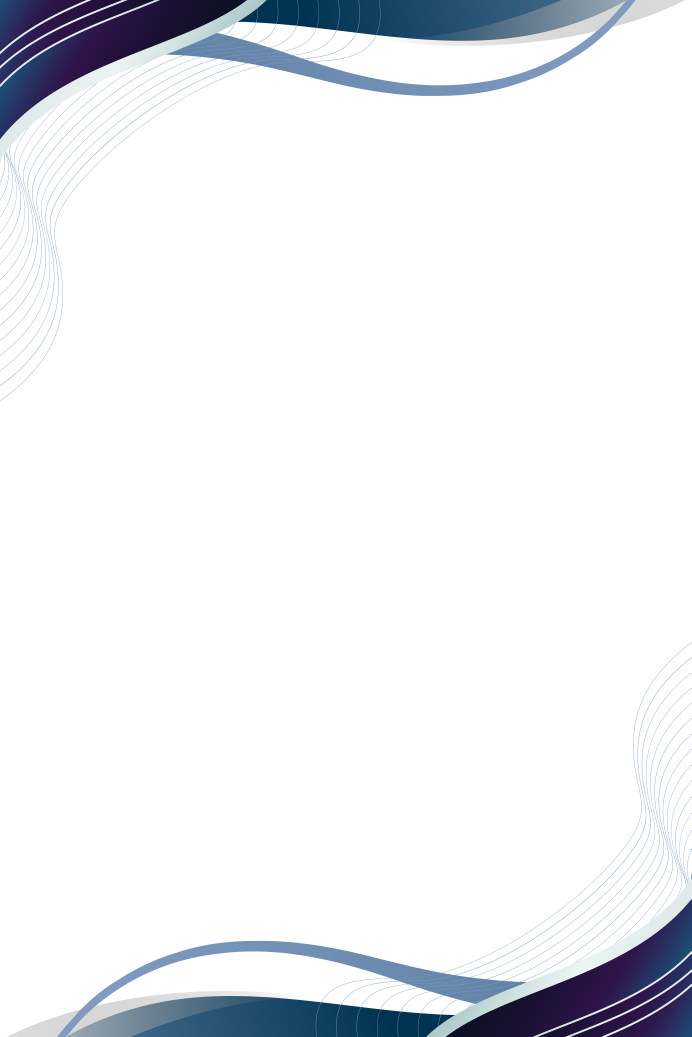
#> input picture Sample Overlays/portrait_highres.png, 3456 x 5184 px, given in place of PHI_1.JPG, which was not available (shown at 1/5 size)
$ jupyter execute frames.ipynb
#> lines starting #> are read from the running program, lines starting #| are printed output that depends on the picture; pictures that were not available may be replaced by others from this repository, and a replacement may not be noted
[cell 1]
# overlay_utils.py
from PIL import Image, ImageOps
from pillow_heif import register_heif_opener

register_heif_opener()
#> (this line was passed over: pillow_heif is not available in this run)

def apply_overlay(base_image_path: str, overlay_landscape_path: str,
                  overlay_portrait_path: str, output_path: str) -> None:
    """
    Applies the correct overlay based on the base image's orientation.

    - Landscape base (w >= h) → uses overlay_landscape_path
    - Portrait base  (h > w)  → uses overlay_portrait_path

    Rules for combining:
      - Overlay bigger than base → overlay scaled down to fit (never cropped).
      - Base bigger than overlay → base center-cropped to overlay's size.
    """
#> called with base_image_path = 'Sample Inputs/PHI/PHI_1.JPG', overlay_landscape_path = 'Sample Overlays/landscape_lowres.png', overlay_portrait_path = 'Sample Overlays/portrait_lowres.png', output_path = 'Outputs/LLO_PLO_PHI.jpg'
    base = Image.open(base_image_path).convert("RGBA")
#> base is the input picture: PIL image 3456x5184 RGBA; mean R, G, B, A 9.7, 11.6, 15.1, 27.8
    base = ImageOps.exif_transpose(base)   # respect phone rotation

    bw, bh = base.size
#> bw = 3456; bh = 5184
    overlay_path = overlay_landscape_path if bw >= bh else overlay_portrait_path
#> overlay_path = 'Sample Overlays/portrait_lowres.png'
    overlay = Image.open(overlay_path).convert("RGBA")
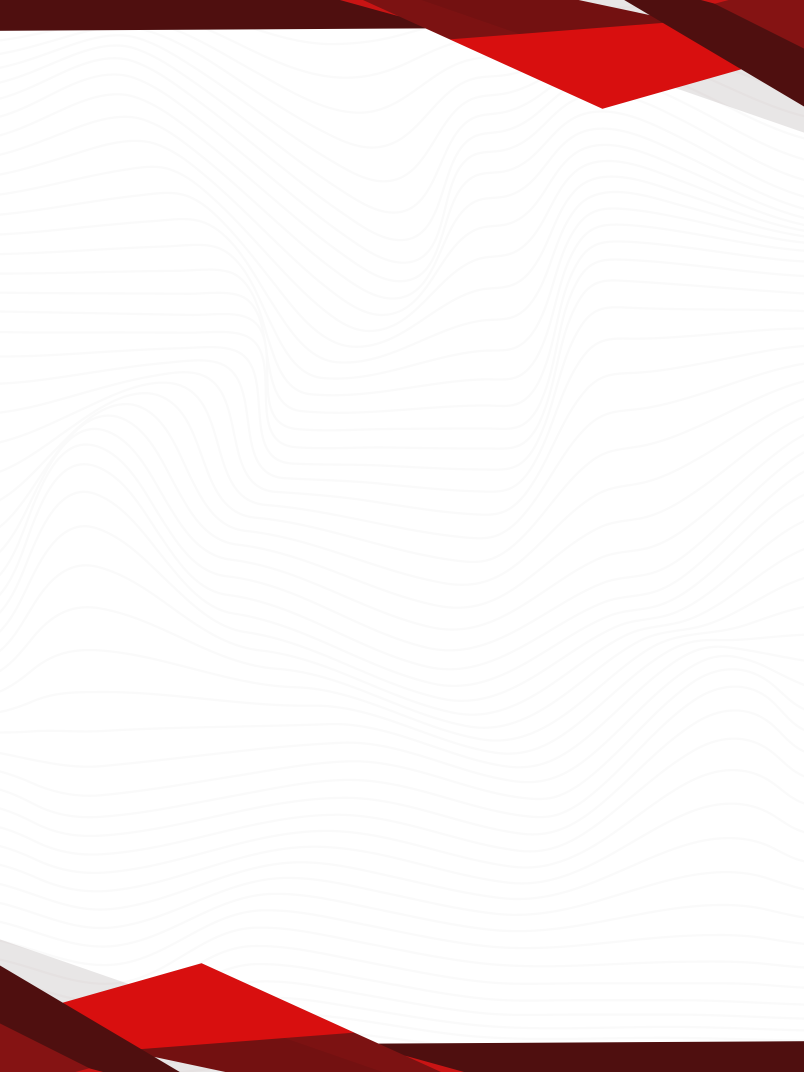
#> input picture Sample Overlays/portrait_lowres.png, 3216 x 4288 px (shown at 1/4 size)
#> overlay is the input picture: PIL image 3216x4288 RGBA; mean R, G, B, A 13.4, 1.6, 1.6, 25.8

    ow, oh = overlay.size
#> ow = 3216; oh = 4288

    if ow > bw or oh > bh:
        # Overlay bigger → scale it down to fit inside base
        overlay.thumbnail(base.size, Image.Resampling.LANCZOS)
        ow, oh = overlay.size
        base = center_crop(base, ow, oh)
    else:
        # Base bigger (or equal) → center-crop base to overlay's size
        base = center_crop(base, ow, oh)

    x = (base.width - ow) // 2
    y = (base.height - oh) // 2
    base.paste(overlay, (x, y), overlay)

    base.convert("RGB").save(output_path, quality=95)


def center_crop(img: Image.Image, target_w: int, target_h: int) -> Image.Image:
    """Center-crop an image to the target width/height."""
#> called with target_w = 3216, target_h = 4288
    w, h = img.size
#> w = 3456; h = 5184
    left = (w - target_w) // 2
#> left = 120
    top = (h - target_h) // 2
#> top = 448
    right = left + target_w
#> right = 3336
    bottom = top + target_h
#> bottom = 4736
    return img.crop((left, top, right, bottom))
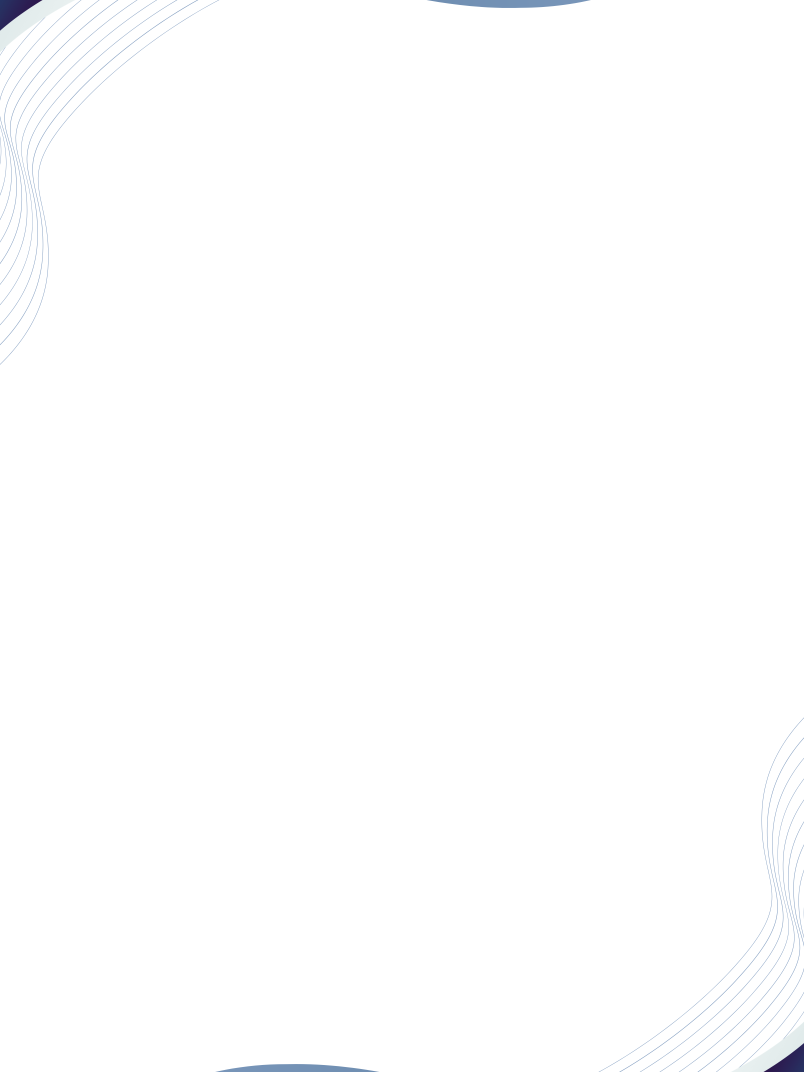
#> returned value: PIL image 3216x4288 RGBA (shown at 1/4 size); mean R, G, B, A 1.5, 1.7, 2, 2.3; transparent parts drawn white

[cell 2]
# ABC_ABC.jpg
"""
A: L for landscape, P for portrait, S for square
B: H for high resolution, L for low resolution
C: O for overlay, I for input
"""

sample_image = "Sample Inputs/PHI/PHI_1.JPG"
overlay_image_landscape = "Sample Overlays/landscape_lowres.png"
overlay_image_portrait = "Sample Overlays/portrait_lowres.png"

apply_overlay(
    base_image_path=sample_image,
    overlay_landscape_path=overlay_image_landscape,
    overlay_portrait_path=overlay_image_portrait,
    output_path="Outputs/LLO_PLO_PHI.jpg"
)
#> in apply_overlay, `base.convert("RGB").save(output_path, quality=95)`:
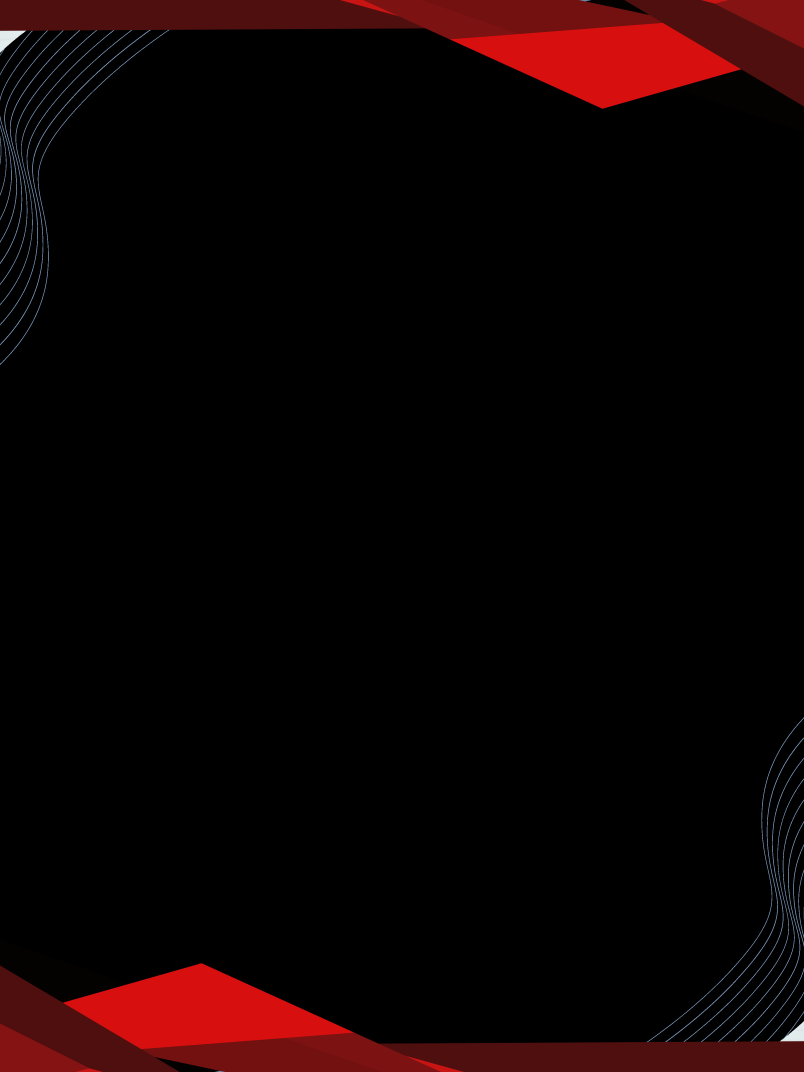
#> saved as LLO_PLO_PHI.jpg: PIL image 3216x4288 RGB (shown at 1/4 size); mean R, G, B 13.7, 2.3, 2.4
